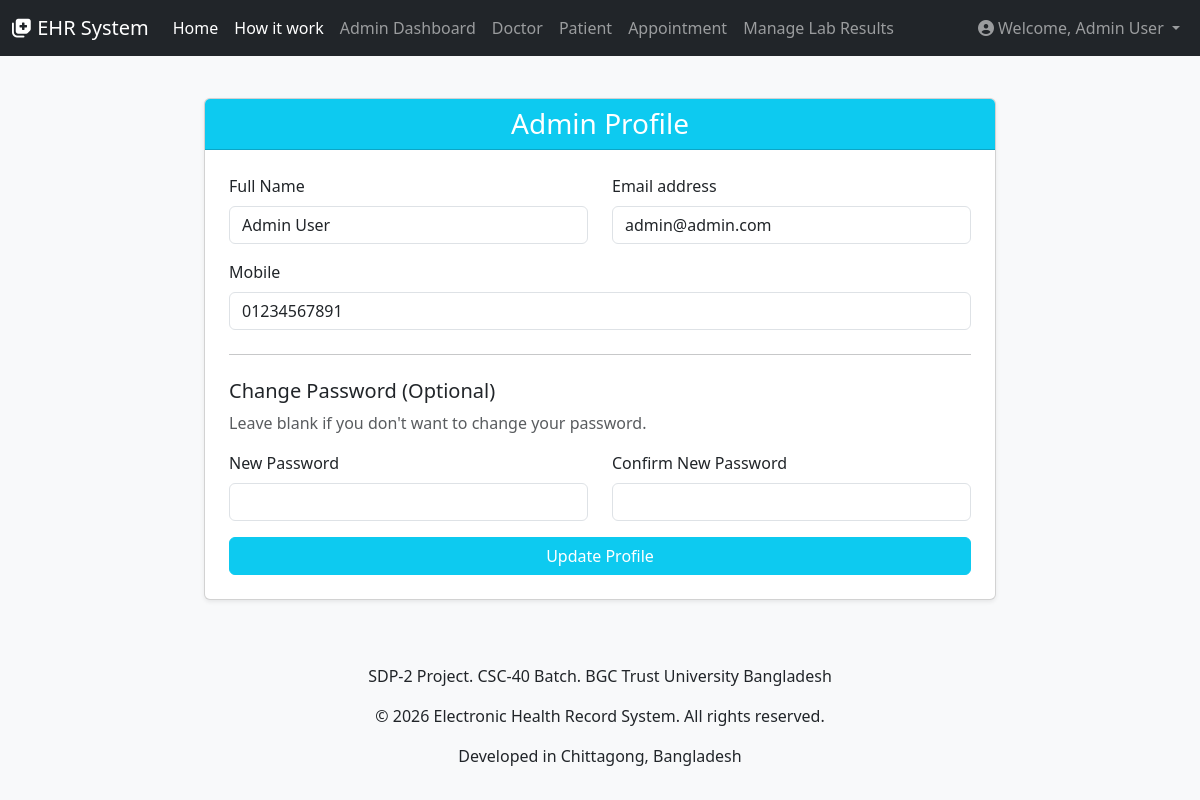
Screenshot of /admin/profile.php (signed in) with the database file from the repository.
### tables this page shows
CREATE TABLE `users` (
  `id` int(11) NOT NULL,
  `full_name` varchar(255) NOT NULL,
  `email` varchar(255) NOT NULL,
  `username` varchar(255) DEFAULT NULL,
  `password` varchar(255) NOT NULL,
  `mobile` varchar(20) DEFAULT NULL,
  `user_type` enum('doctor','patient','admin') NOT NULL,
  `created_at` timestamp NOT NULL DEFAULT current_timestamp(),
  `updated_at` timestamp NOT NULL DEFAULT current_timestamp() ON UPDATE current_timestamp()
);

### admin/profile.php (the view, shortened to what this page needs)
<?php
require_once '../includes/db_connection.php';
require_once '../includes/header.php';
$user_id = $_SESSION['user_id'];
try {
    $stmt = $pdo->prepare("SELECT full_name, email, mobile FROM users WHERE id = ? AND user_type = 'admin'");
    $stmt->execute([$user_id]);
    $admin_data = $stmt->fetch();
} catch (PDOException $e) {
    die("Error fetching profile: " . $e->getMessage());
}
?>
<div class="row justify-content-center">
    <div class="col-md-9 col-lg-8">
        <div class="card shadow-sm mt-5">
            <div class="card-header bg-info text-white text-center">
                <h3 class="mb-0">Admin Profile</h3>
            </div>
            <div class="card-body p-4">
                <form action="profile.php" method="POST">
                    <div class="row">
                        <div class="col-md-6 mb-3">
                            <label for="full_name" class="form-label">Full Name</label>
                            <input type="text" class="form-control" id="full_name" name="full_name" value="<?php echo htmlspecialchars($admin_data['full_name'] ?? ''); ?>" required>
                        </div>
                        <div class="col-md-6 mb-3">
                            <label for="email" class="form-label">Email address</label>
                            <input type="email" class="form-control" id="email" name="email" value="<?php echo htmlspecialchars($admin_data['email'] ?? ''); ?>" required>
                        </div>
                    </div>
                    <div class="mb-3">
                        <label for="mobile" class="form-label">Mobile</label>
                        <input type="text" class="form-control" id="mobile" name="mobile" value="<?php echo htmlspecialchars($admin_data['mobile'] ?? ''); ?>" required>
                    </div>
                    <hr class="my-4">
                    <h5>Change Password (Optional)</h5>
                    <p class="text-muted">Leave blank if you don't want to change your password.</p>
                    <div class="row">
                        <div class="col-md-6 mb-3">
                            <label for="password" class="form-label">New Password</label>
                            <input type="password" class="form-control" id="password" name="password">
                        </div>
                        <div class="col-md-6 mb-3">
                            <label for="confirm_password" class="form-label">Confirm New Password</label>
                            <input type="password" class="form-control" id="confirm_password" name="confirm_password">
                        </div>
                    </div>
                    <button type="submit" class="btn btn-info w-100 text-white">Update Profile</button>
                </form>
            </div>
        </div>
    </div>
</div>
<?php require_once '../includes/footer.php'; ?>

### assets/css/style.css (style rules this page uses)
body { background-color: #f8f9fa; min-height: 100vh; display: flex; flex-direction: column; }

### rows the page displays
users: full_name "Admin User", email "admin@admin.com", mobile "01234567891"

### other values shown
$user_full_name "Admin User"
